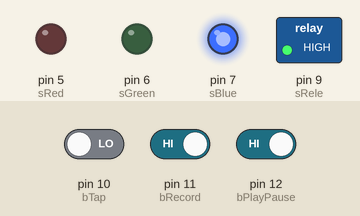
A sketch run on a simulated Arduino Uno, built with avr-gcc and run on an emulated ATmega328P. Shown: switched loads named in the sketch (green lamp = pin HIGH), output pins drawn as LEDs (lit = HIGH). Dashed ring = blinking. The test bench sets the inputs (shaded band); at power-on: pin 11 (bRecord) HIGH, pin 12 (bPlayPause) HIGH, pin 10 (bTap) LOW. What the sketch prints to the serial monitor is not drawn.

Above: at 1.2 s.
1.3 s: pin 11 (bRecord) driven LOW
At 1.68 s:
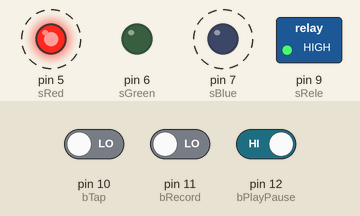
4.3 s: pin 12 (bPlayPause) driven LOW
At 4.94 s:
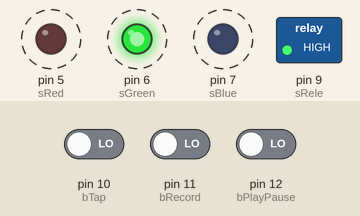
7.3 s: pin 11 (bRecord) driven HIGH
At 8.2 s:
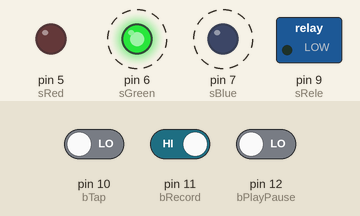
10.3 s: pin 12 (bPlayPause) driven HIGH
At 11.5 s:
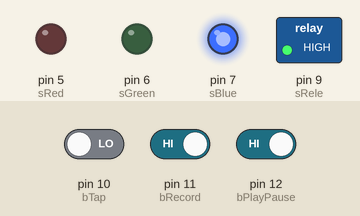
Timing chart, 0 to 12.8 s (numbered marks = the images above; inputs shaded):
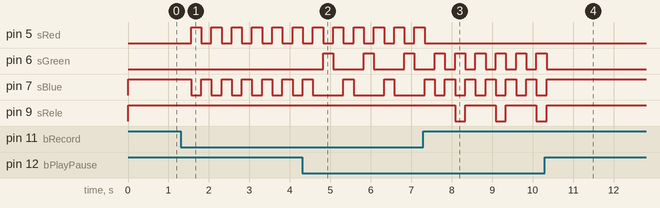

The sketch:

Repetidor_de_sequ_ncia.ino
```cpp
  int bPlayPause = 12;
  int bRecord = 11;
  int bTap = 10;

  int sRele = 9;
  int sBlue = 7;
  int sGreen = 6;
  int sRed = 5;
  int sRec = 4;

  int onOff = 0;

  int block = 0;

  int playLoop = 0;

  int recOn = 0;

  int cont = 0;

  int arrayTamanho = 0;

  int gravacao[910];

void setup() {
  // initialize digital pin LED_BUILTIN as an output.

  Serial.begin(9600);

  pinMode(bPlayPause, INPUT);
  pinMode(bRecord, INPUT);
  pinMode(bTap, INPUT);

  pinMode(sRele, OUTPUT);
  pinMode(sBlue, OUTPUT);
  pinMode(sGreen, OUTPUT);
  pinMode(sRed, OUTPUT);

  digitalWrite(sRele, LOW);
}

// the loop function runs over and over again forever
void loop() {

     Serial.println(digitalRead(bTap));

if (block <= 0){
  if(onOff == 0 and playLoop == 0){
      digitalWrite(sBlue, HIGH);
      digitalWrite(sGreen, LOW);
       digitalWrite(sRele, HIGH);

      if(digitalRead(bPlayPause) == 0){
      onOff = 1;
      block = 10;
      }
    }
    else if(playLoop == 0){
      digitalWrite(sGreen, HIGH);
      digitalWrite(sBlue, LOW);

      if(digitalRead(bPlayPause) == 0){
      onOff = 0;
      block = 10;
      }

      if (cont <= arrayTamanho){
        cont = cont + 1;

         if (gravacao[cont] == 0){
          digitalWrite(sRele, LOW);
          }
          else{
           digitalWrite(sRele, HIGH);
          }
        }
      else{
        cont = 0;
        }
   }


  if(recOn == 0){
    digitalWrite(sRed, LOW);
    if(digitalRead(bRecord) == 0){
      recOn = 1;
      playLoop = 1;
      block = 10;
      cont = 0;
    }
  }
  else{
    digitalWrite(sBlue, LOW);
    digitalWrite(sGreen, LOW);
    digitalWrite(sRed, HIGH);

    digitalWrite(sRele, HIGH);
    if(digitalRead(bRecord) == 0){
      recOn = 0;
      playLoop = 0;
      block = 10;

      arrayTamanho = cont;
      cont = 0;
    }
      cont = cont + 1;

      gravacao[cont] = digitalRead(bTap);
    }
}

  block = block - 1;
  delay(25);                       // wait for a second
}
```

Measured:
- after the input at 1.3 s, pin 5 (sRed), pin 7 (sBlue): alternates HIGH for 0.25 s and LOW for 0.25 s, starting after 0.26 s
- after the input at 4.3 s, pin 6 (sGreen): alternates HIGH for 0.25 s and LOW for 0.75 s, starting after 0.52 s; pin 7 (sBlue): alternates HIGH for 0.25 s and LOW for 0.75 s, starting after 1.0 s
- after the input at 7.3 s, pin 5 (sRed): goes on until 7.3 s, then stays LOW; pin 6 (sGreen): alternates HIGH for 0.25 s and LOW for 0.25 s, starting after 0.28 s; pin 7 (sBlue): alternates HIGH for 0.25 s and LOW for 0.25 s, starting after 0.53 s; pin 9 (sRele): alternates HIGH for 0.75 s and LOW for 0.25 s, starting after 0.78 s
- after the input at 10.3 s, pin 6 (sGreen): goes on until 10.3 s, then stays LOW; pin 7 (sBlue), pin 9 (sRele): goes on until 10.3 s, then stays HIGH
